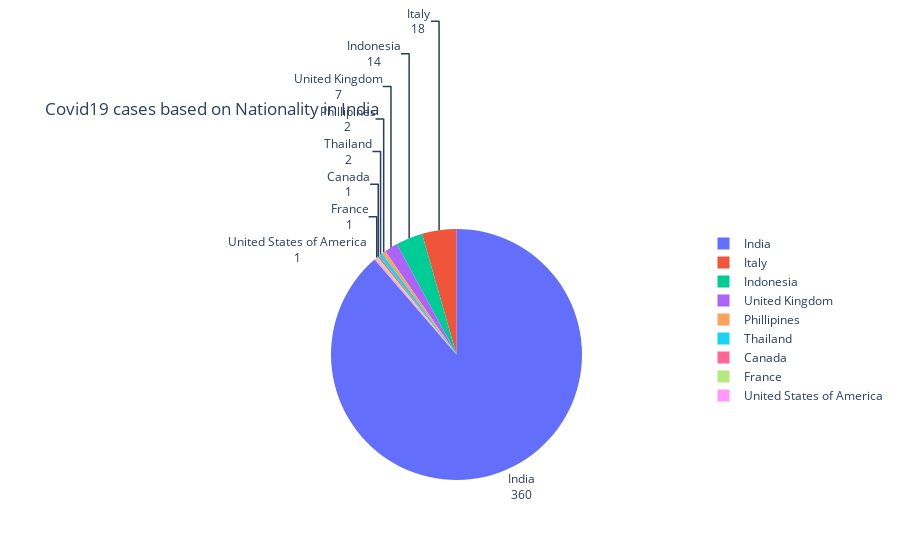

Notebook code for this chart:
### Code cell
nationality = df.groupby('Nationality').count()
fig = px.pie(nationality, values='Current Status', names=nationality.index,title='Covid19 cases based on Nationality in India')
fig.update_traces(textposition='outside', textinfo='value+label')
fig.show()

### Figure 1 — Plotly figure (JSON) as saved in the notebook; plotly's stock layout.template omitted (floating-point values rounded to 4 significant figures)
{"data": [{"domain": {"x": [0, 1], "y": [0, 1]}, "hovertemplate": "Nationality=%{label}<br>Current Status=%{value}<extra></extra>", "labels": ["Canada", "France", "India", "Indonesia", "Italy", "Phillipines", "Thailand", "United Kingdom", "United States of America"], "legendgroup": "", "name": "", "showlegend": true, "textinfo": "value+label", "textposition": "outside", "type": "pie", "values": [1, 1, 360, 14, 18, 2, 2, 7, 1]}], "layout": {"legend": {"tracegroupgap": 0}, "title": {"text": "Covid19 cases based on Nationality in India"}}}
